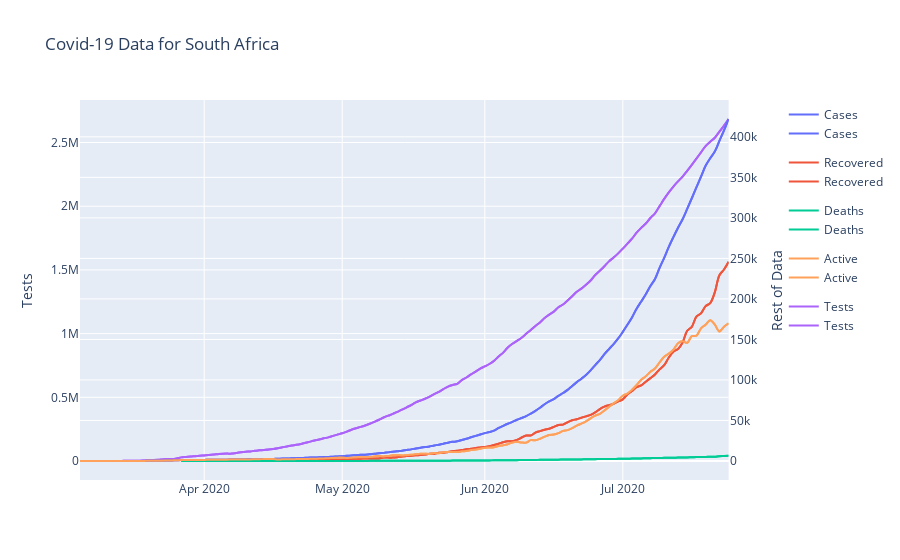

Notebook cell for this chart:
### Code cell
fig_data_sa.add_trace(px_data_sa['data'][0], secondary_y=True)
fig_data_sa.add_trace(px_data_sa['data'][1], secondary_y=True)
fig_data_sa.add_trace(px_data_sa['data'][2], secondary_y=True)
fig_data_sa.add_trace(px_data_sa['data'][4], secondary_y=True)
fig_data_sa.add_trace(px_data_sa['data'][3], secondary_y=False)

fig_data_sa.update_yaxes(title_text="Rest of Data", secondary_y=True)
fig_data_sa.update_yaxes(title_text="Tests", secondary_y=False)
fig_data_sa.update_layout(title="Covid-19 Data for South Africa")

fig_data_sa.update_traces(hovertemplate=None)
fig_data_sa.update_layout(hovermode="x")

### Figure 1 — Plotly figure (JSON) as saved in the notebook; plotly's stock layout.template omitted (floating-point values rounded to 4 significant figures; data arrays with more than 128 entries replaced by an {"elided": "..."} marker saying what was removed)
{"data": [{"legendgroup": "Cases", "line": {"color": "#636efa", "dash": "solid", "shape": "spline"}, "mode": "lines", "name": "Cases", "showlegend": true, "type": "scatter", "x": {"elided": "141 str values"}, "xaxis": "x", "y": {"elided": "141 int values"}, "yaxis": "y2"}, {"legendgroup": "Recovered", "line": {"color": "#EF553B", "dash": "solid", "shape": "spline"}, "mode": "lines", "name": "Recovered", "showlegend": true, "type": "scatter", "x": {"elided": "141 str values"}, "xaxis": "x", "y": {"elided": "141 int values"}, "yaxis": "y2"}, {"legendgroup": "Deaths", "line": {"color": "#00cc96", "dash": "solid", "shape": "spline"}, "mode": "lines", "name": "Deaths", "showlegend": true, "type": "scatter", "x": {"elided": "141 str values"}, "xaxis": "x", "y": {"elided": "141 int values"}, "yaxis": "y2"}, {"legendgroup": "Active", "line": {"color": "#FFA15A", "dash": "solid", "shape": "spline"}, "mode": "lines", "name": "Active", "showlegend": true, "type": "scatter", "x": {"elided": "141 str values"}, "xaxis": "x", "y": {"elided": "141 int values"}, "yaxis": "y2"}, {"legendgroup": "Tests", "line": {"color": "#ab63fa", "dash": "solid", "shape": "spline"}, "mode": "lines", "name": "Tests", "showlegend": true, "type": "scatter", "x": {"elided": "141 str values"}, "xaxis": "x", "y": {"elided": "141 int values"}, "yaxis": "y"}, {"legendgroup": "Cases", "line": {"color": "#636efa", "dash": "solid", "shape": "spline"}, "mode": "lines", "name": "Cases", "showlegend": true, "type": "scatter", "x": {"elided": "141 str values"}, "xaxis": "x", "y": {"elided": "141 int values"}, "yaxis": "y2"}, {"legendgroup": "Recovered", "line": {"color": "#EF553B", "dash": "solid", "shape": "spline"}, "mode": "lines", "name": "Recovered", "showlegend": true, "type": "scatter", "x": {"elided": "141 str values"}, "xaxis": "x", "y": {"elided": "141 int values"}, "yaxis": "y2"}, {"legendgroup": "Deaths", "line": {"color": "#00cc96", "dash": "solid", "shape": "spline"}, "mode": "lines", "name": "Deaths", "showlegend": true, "type": "scatter", "x": {"elided": "141 str values"}, "xaxis": "x", "y": {"elided": "141 int values"}, "yaxis": "y2"}, {"legendgroup": "Active", "line": {"color": "#FFA15A", "dash": "solid", "shape": "spline"}, "mode": "lines", "name": "Active", "showlegend": true, "type": "scatter", "x": {"elided": "141 str values"}, "xaxis": "x", "y": {"elided": "141 int values"}, "yaxis": "y2"}, {"legendgroup": "Tests", "line": {"color": "#ab63fa", "dash": "solid", "shape": "spline"}, "mode": "lines", "name": "Tests", "showlegend": true, "type": "scatter", "x": {"elided": "141 str values"}, "xaxis": "x", "y": {"elided": "141 int values"}, "yaxis": "y"}], "layout": {"hovermode": "x", "title": {"text": "Covid-19 Data for South Africa"}, "xaxis": {"anchor": "y", "domain": [0, 0.94]}, "yaxis": {"anchor": "x", "domain": [0, 1], "title": {"text": "Tests"}}, "yaxis2": {"anchor": "x", "overlaying": "y", "side": "right", "title": {"text": "Rest of Data"}}}}
